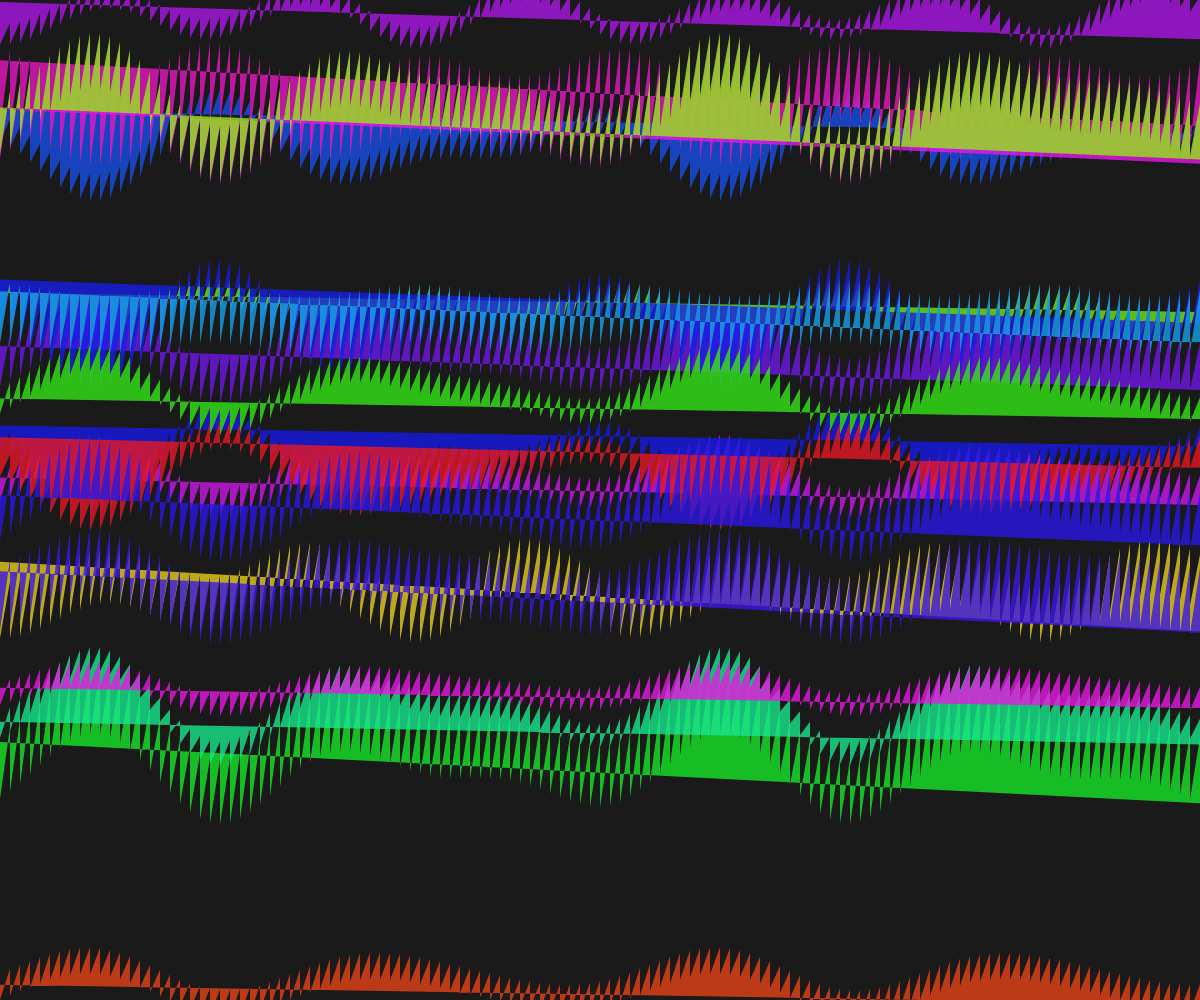
Frame 1 (no input)
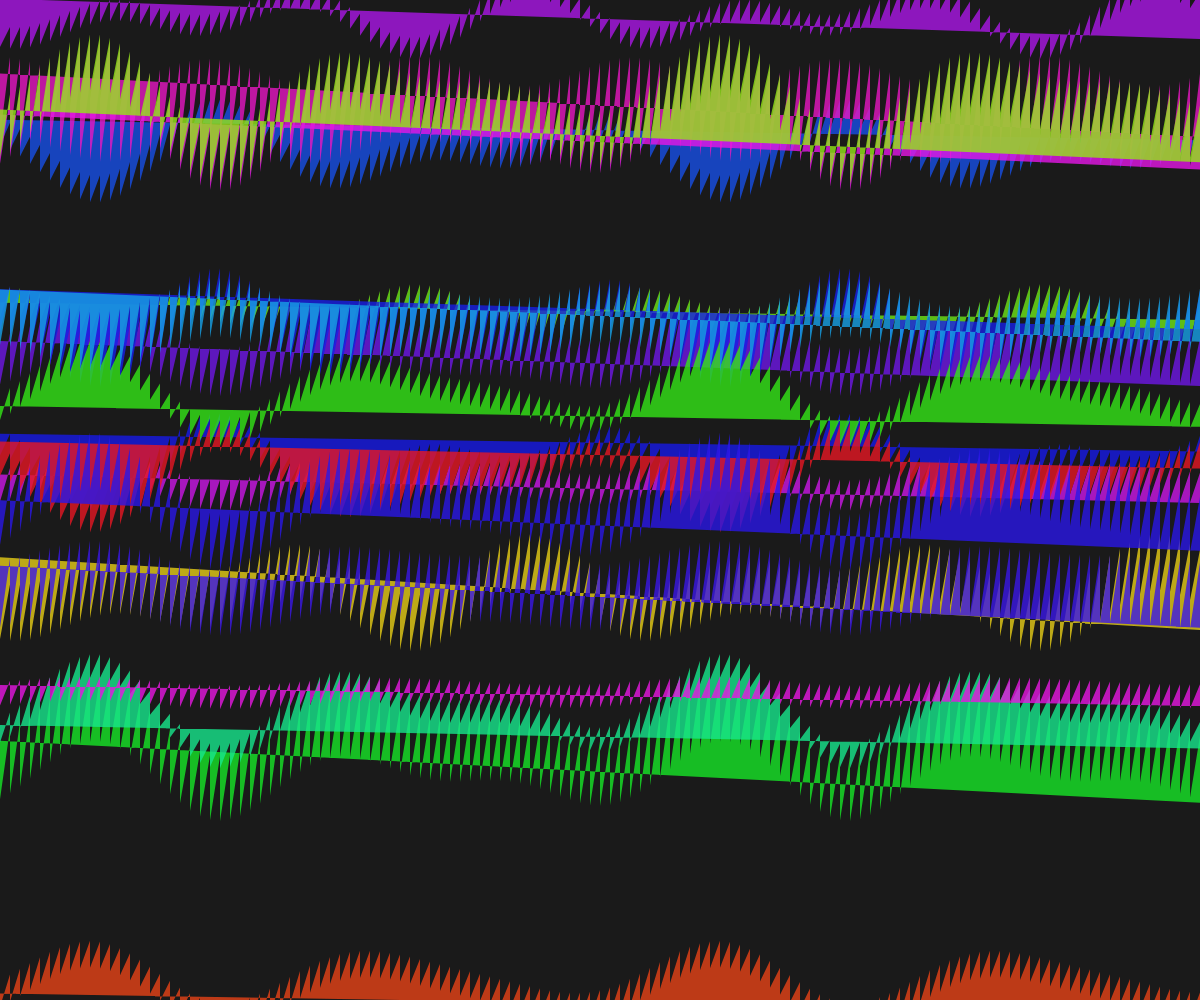
Frame 60 (no input)
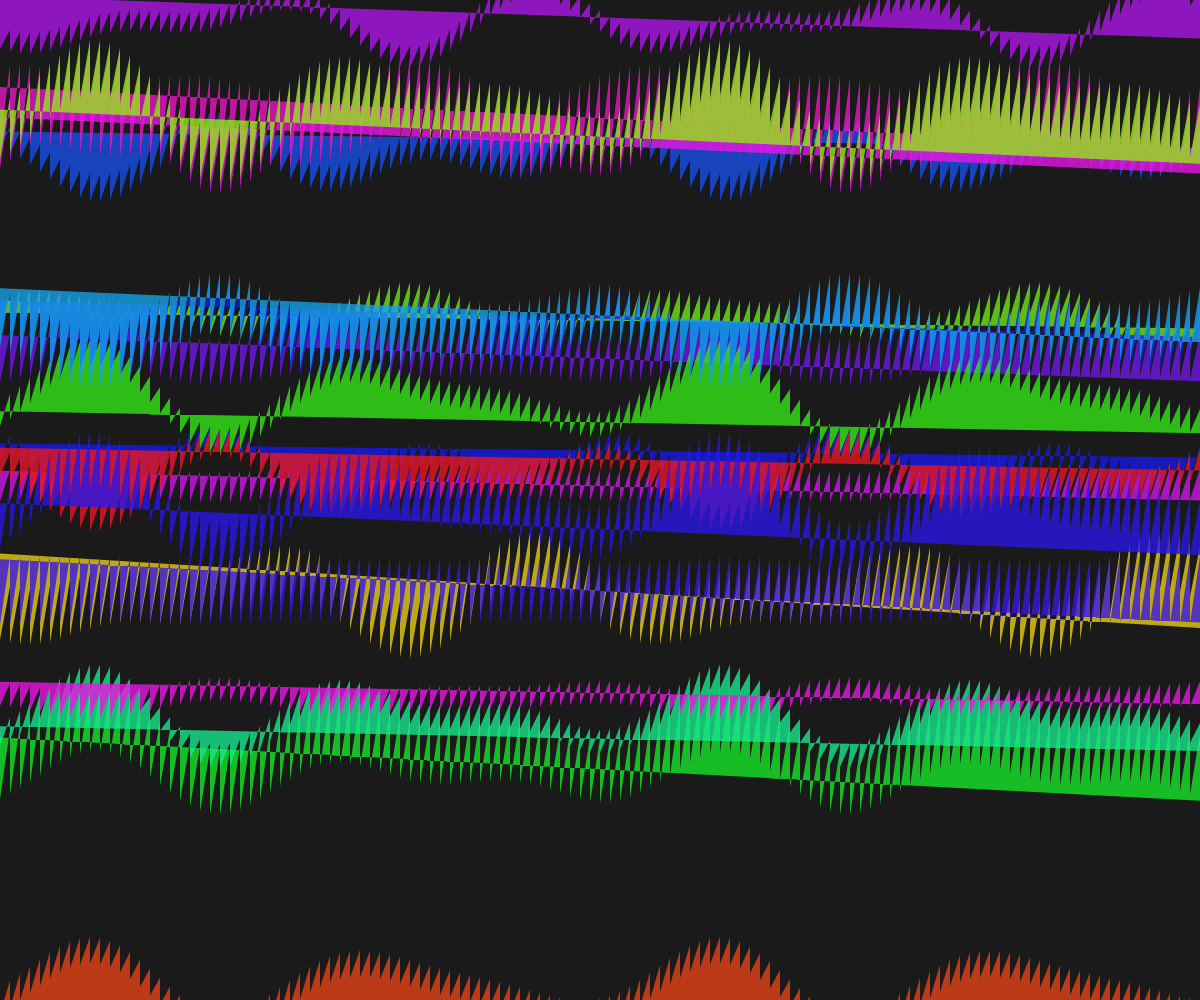
Frame 120 (the mouse pressed at the canvas centre since frame 60)

The p5.js sketch that drew these frames (run headless with seeded random() and noise() and a simulated clock; from frame 60 on, the mouse is pressed at the canvas centre):

// p5.js sketch
// ── sketch.js
let stripes = [];
const numStripes = 20;
const timeOffset = 0.005;

function setup() {
  createCanvas(windowWidth, windowHeight);
  colorMode(HSB, 360, 100, 100, 1);
  
  // Initialize stripes with varying properties
  for (let i = 0; i < numStripes; i++) {
    stripes.push({
      y: random(height),
      speed: random(0.001, 0.005),
      width: random(20, 80),
      hue: random(360),
      phase: random(TWO_PI)
    });
  }
}

function draw() {
  background(0, 0, 10);
  
  // Draw each stripe as a warped diagonal plane
  for (let i = 0; i < stripes.length; i++) {
    const s = stripes[i];
    
    // Update position and phase
    s.y += s.speed * 20;
    if (s.y > height + 100) s.y = -100;
    
    // Create a warped diagonal stripe effect using sine waves
    const wave = sin(frameCount * timeOffset + s.phase) * 30;
    const wave2 = cos(frameCount * timeOffset * 0.7 + s.phase * 1.3) * 20;
    
    // Draw the stripe as a polygon with warped vertices
    fill(s.hue, 90, 90, 0.8);
    noStroke();
    
    beginShape();
    for (let x = -50; x < width + 50; x += 10) {
      const y = s.y + wave * sin(x * 0.02) + wave2 * cos(x * 0.03);
      vertex(x, y);
      vertex(x, y + s.width);
    }
    endShape(CLOSE);
  }
}

function windowResized() {
  resizeCanvas(windowWidth, windowHeight);
}
